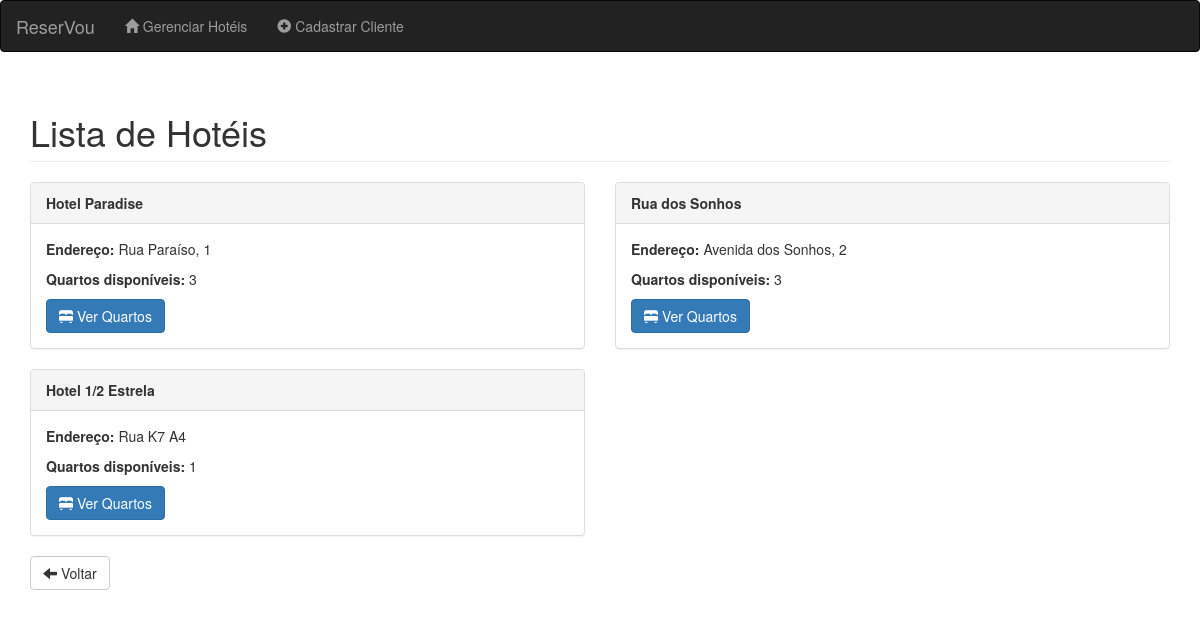
Page /reservar_listar_hoteis/ on the earlier database version.
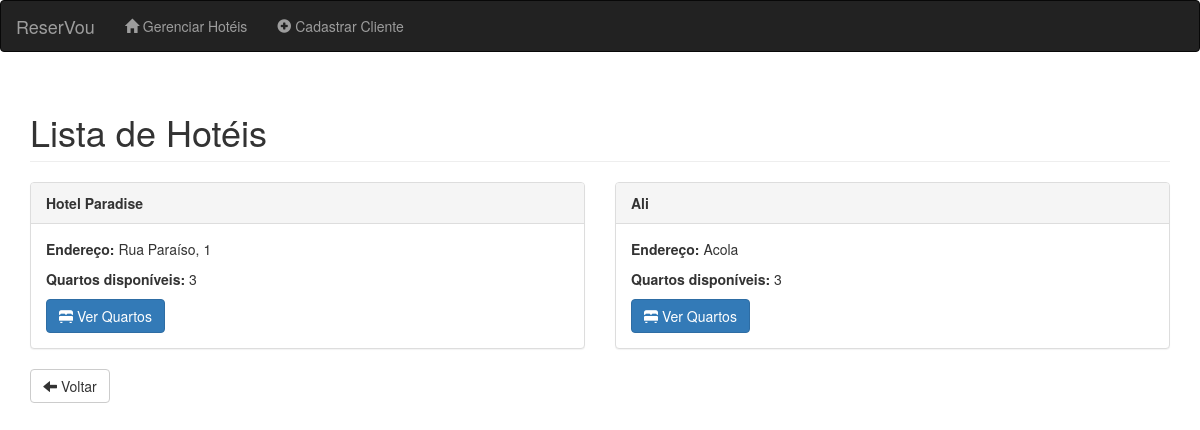
Same page on the later database version.
### ReserVou/models.py (models this page shows, shortened)
class Hotel (models.Model):
    nome = models.CharField(max_length = 100, null = False, blank = False)
    endereco = models.CharField(max_length = 150, null = False, blank = False)
    @property
    def qtd_quartos_disponiveis(self):
        return self.quarto.filter(status='disponível').count()

### ReserVou/views.py (the view)
# urls.py: path('reservar_listar_hoteis/', views.reservar_listar_hoteis, name = 'reservar_listar_hoteis'),
def reservar_listar_hoteis(request):
    cliente_id = request.GET.get('cliente_id')
    hoteis = Hotel.objects.all()
    return render(request, 'ReserVou/hotel/reservar_listar_hoteis.html', {
        'hoteis' : hoteis,
        'cliente_id' : cliente_id
    })

### ReserVou/templates/ReserVou/hotel/reservar_listar_hoteis.html (shortened to what this page needs)
<!DOCTYPE html>
<html lang="pt">
<head>
    <link rel="stylesheet" href="https://maxcdn.bootstrapcdn.com/bootstrap/3.4.1/css/bootstrap.min.css">
</head>
<body>
    <nav class="navbar navbar-inverse">
        <div class="container-fluid">
            <div class="navbar-header">
                <a class="navbar-brand" href="{% url 'home' %}">ReserVou</a>
            </div>
            <ul class="nav navbar-nav">
                <li><a href="{% url 'gerenciar_hoteis' %}"><span class="glyphicon glyphicon-home"></span> Gerenciar Hotéis</a></li>
                <li><a href="{% url 'cadastrar_cliente' %}"><span class="glyphicon glyphicon-plus-sign"></span> Cadastrar Cliente</a></li>
            </ul>
        </div>
    </nav>
    <div class="container">
        <h1 class="page-header">Lista de Hotéis</h1>
        <div class="row">
            {% for hotel in hoteis %}
                <div class="col-md-6">
                    <div class="panel panel-default">
                        <div class="panel-heading"><strong>{{ hotel.nome }}</strong></div>
                        <div class="panel-body">
                            <p><strong>Endereço:</strong> {{ hotel.endereco }}</p>
                            <p><strong>Quartos disponíveis:</strong> {{ hotel.qtd_quartos_disponiveis }}</p>
                            <a href="{% url 'listar_quartos' hotel.id %}?cliente_id={{ cliente_id }}" class="btn btn-primary">
                                <span class="glyphicon glyphicon-bed"></span> Ver Quartos
                            </a>
                        </div>
                    </div>
                </div>
            {% empty %}
                <div class="col-md-12">
                    <p class="text-muted">Nenhum hotel cadastrado ainda.</p>
                </div>
            {% endfor %}
        </div>
        <a href="{% url 'home' %}" class="btn btn-default">
            <span class="glyphicon glyphicon-arrow-left"></span> Voltar
        </a>
    </div>
</body>
</html>

Differences in the rows shown:
removed Hotel: nome "Hotel 1/2 Estrela", endereco "Rua K7 A4", qtd_quartos_disponiveis "1"
changed Hotel: nome "Rua dos Sonhos" → "Ali"; endereco "Avenida dos Sonhos, 2" → "Acola"
